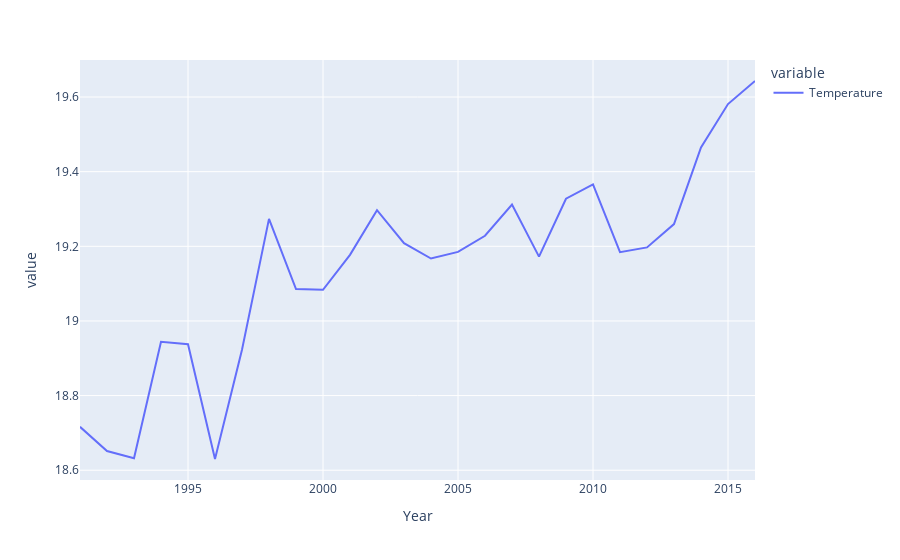

Source (notebook cell):
### Code cell
prom_t_año_global = temperaturas.groupby(['Year']).mean()
px.line(prom_t_año_global)

### Figure 1 — Plotly figure (JSON) as saved in the notebook; plotly's stock layout.template omitted (floating-point values rounded to 4 significant figures)
{"data": [{"hovertemplate": "variable=Temperature<br>Year=%{x}<br>value=%{y}<extra></extra>", "legendgroup": "Temperature", "line": {"color": "#636efa", "dash": "solid"}, "marker": {"symbol": "circle"}, "mode": "lines", "name": "Temperature", "orientation": "v", "showlegend": true, "type": "scatter", "x": [1991, 1992, 1993, 1994, 1995, 1996, 1997, 1998, 1999, 2000, 2001, 2002, 2003, 2004, 2005, 2006, 2007, 2008, 2009, 2010, 2011, 2012, 2013, 2014, 2015, 2016], "xaxis": "x", "y": [18.72, 18.65, 18.63, 18.94, 18.94, 18.63, 18.92, 19.27, 19.09, 19.08, 19.18, 19.3, 19.21, 19.17, 19.19, 19.23, 19.31, 19.17, 19.33, 19.37, 19.18, 19.2, 19.26, 19.46, 19.58, 19.64], "yaxis": "y"}], "layout": {"autosize": true, "legend": {"title": {"text": "variable"}, "tracegroupgap": 0}, "margin": {"t": 60}, "xaxis": {"anchor": "y", "autorange": true, "domain": [0, 1], "range": [1991, 2016], "title": {"text": "Year"}, "type": "linear"}, "yaxis": {"anchor": "x", "autorange": true, "domain": [0, 1], "range": [18.57, 19.7], "title": {"text": "value"}, "type": "linear"}}}
